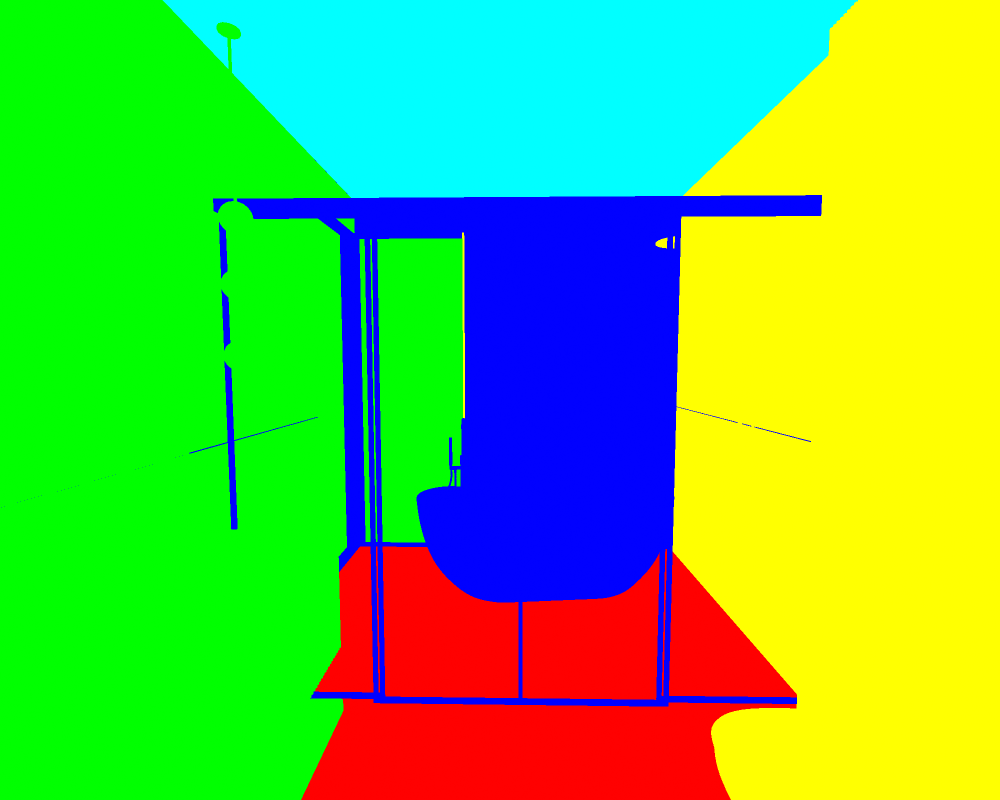
#> input picture assets/masks/bathroom_entrance_zones_2000x1600.png, 2000 x 1600 px, found by its file name (shown at 1/2 size)
$ python test_slice.py
#> lines starting #> are read from the running program, lines starting #| are printed output that depends on the picture; after the words box and inside, x2 and y2 are one past the last pixel; in counts of white or black regions, pixels touching at a corner belong together
import os
import numpy as np
from PIL import Image

mask_img = Image.open('assets/masks/bathroom_entrance_zones_2000x1600.png').convert('RGB')
#> mask_img is the input picture: PIL image 2000x1600 RGB; mean R, G, B 97.9, 191.3, 70.2
mask_arr = np.array(mask_img)

r, g, b = mask_arr[:,:,0] > 128, mask_arr[:,:,1] > 128, mask_arr[:,:,2] > 128
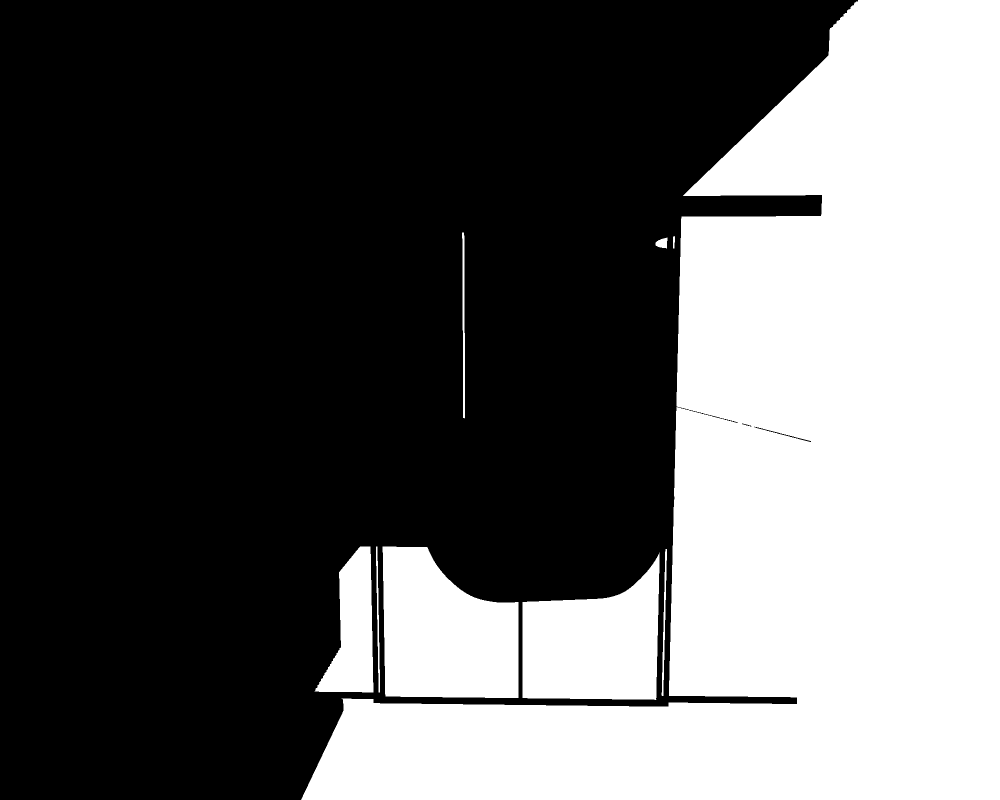
#> r: shape (1600, 2000) bool (shown at 1/2 size); 38.2% white; 10 white regions (1 under 20 px), largest, box (x1, y1, x2, y2) and area: (602, 0, 2000, 1600) 1077269, (765, 1093, 1037, 1396) 65379, (1045, 1106, 1319, 1400) 57050
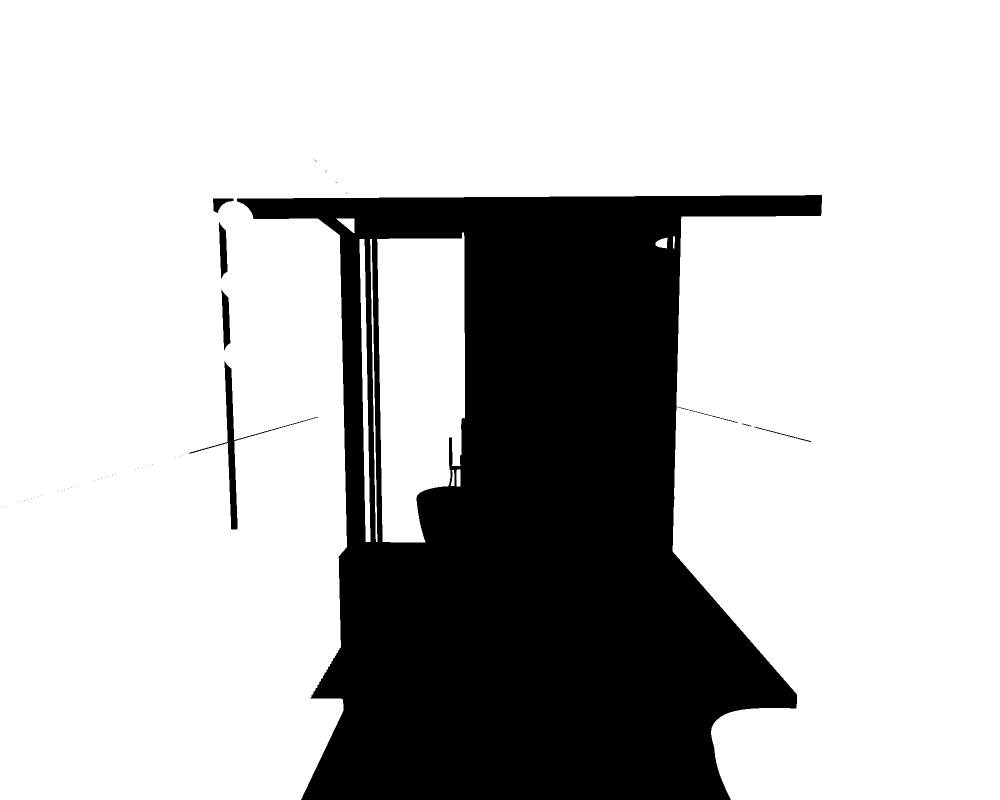
#> g: shape (1600, 2000) bool (shown at 1/2 size); 75% white; 44 black regions (37 under 20 px), largest, box (x1, y1, x2, y2) and area: (474, 390, 1644, 1600) 792675, (379, 722, 636, 1059) 4730, (443, 579, 461, 701) 1379
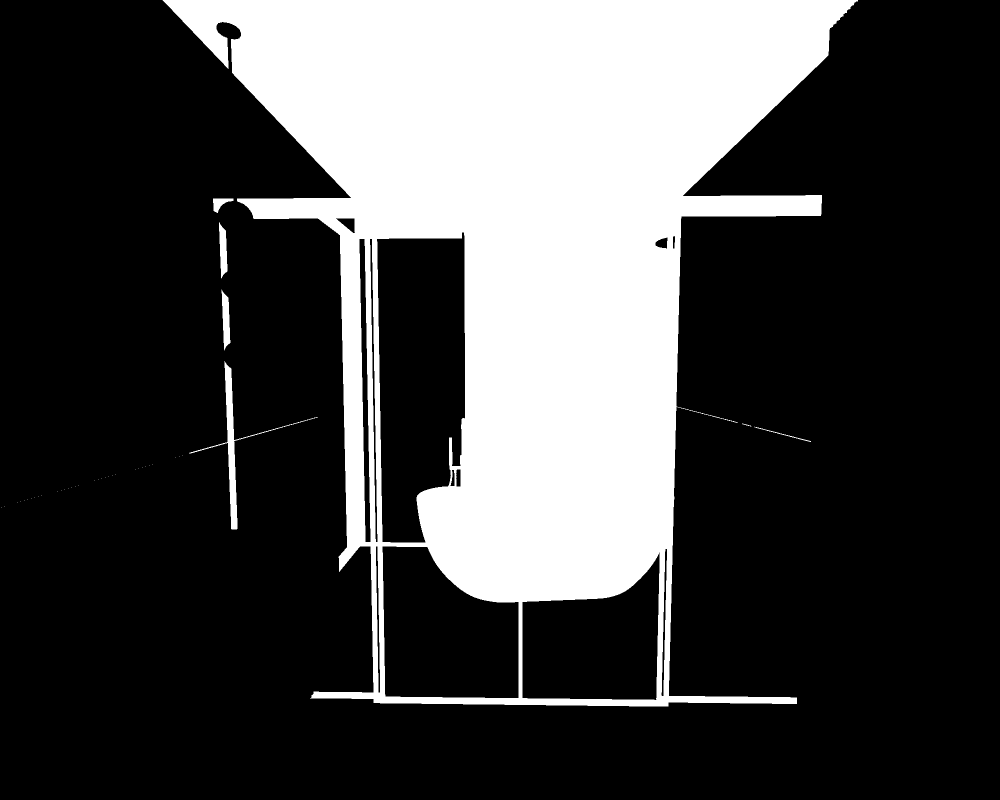
#> b: shape (1600, 2000) bool (shown at 1/2 size); 27.4% white; 40 white regions (33 under 20 px), largest, box (x1, y1, x2, y2) and area: (325, 0, 1716, 1413) 866985, (379, 722, 636, 1059) 4730, (443, 579, 461, 701) 1379

zones = {
    'podloga': r & (~g) & (~b),
    'sciana_lewa': (~r) & g & (~b),
    'sciana_srodkowa': (~r) & (~g) & b,
    'sciana_prawa': r & g & (~b),
    'sufit': (~r) & g & b,
}

sample_render = '/sdcard/Download/Dom_Lazienka_R07_Wszystkie/01_cersanit_ikarus_white_matt_entrance_dimmed50.png'
if not os.path.exists(sample_render):
    sample_render = '/sdcard/Download/Dom_Lazienka_R07_Wszystkie/01_cersanit_ikarus_white_matt_entrance.png'

#> (the run stopped early here; a loop or call above may not have finished)

$ run again, with assets/masks/bathroom_reverse_zones_2000x1600.png copied over assets/masks/bathroom_entrance_zones_2000x1600.png
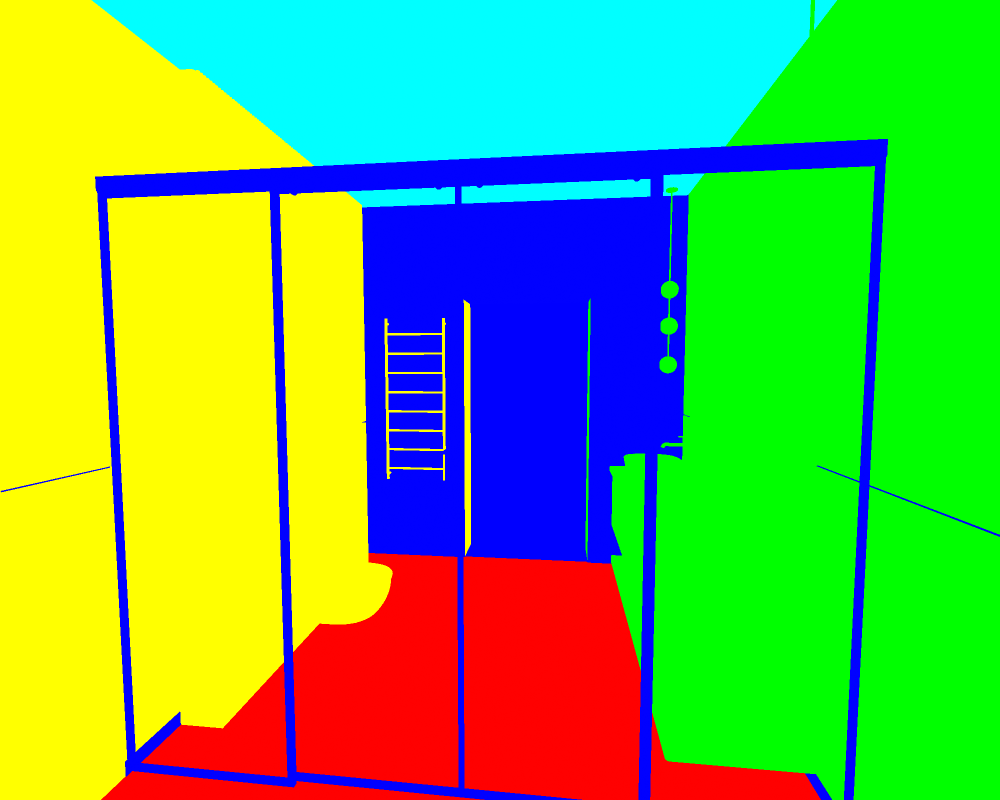
#> input picture assets/masks/bathroom_reverse_zones_2000x1600.png, 2000 x 1600 px, found by its file name (shown at 1/2 size)
#> mask_img is the input picture: PIL image 2000x1600 RGB; mean R, G, B 101, 178.6, 78.7
#> `r, g, b = mask_arr[:,:,0] > 128, mask_arr[:,:,1] > 128, mask_arr[:,:,2..`:
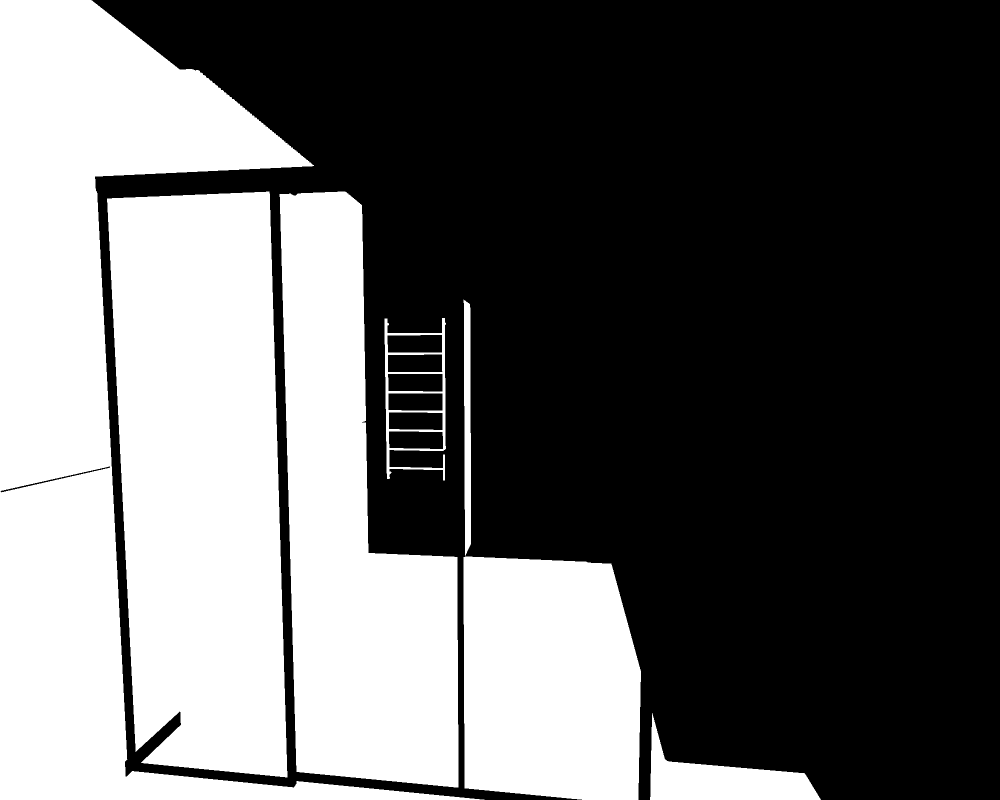
#> r: shape (1600, 2000) bool (shown at 1/2 size); 39.5% white; 7 white regions, largest, box (x1, y1, x2, y2) and area: (0, 0, 969, 1600) 447158, (214, 383, 575, 1555) 357940, (559, 383, 917, 1575) 263908
#> g: shape (1600, 2000) bool; 70% white; 8 black regions, largest, box (x1, y1, x2, y2) and area: (190, 278, 2000, 1600) 937752, (775, 670, 884, 705) 3733, (776, 748, 885, 783) 3718
#> `r, g, b = mask_arr[:,:,0] > 128, mask_arr[:,:,1] > 128, mask_arr[:,:,2..`:
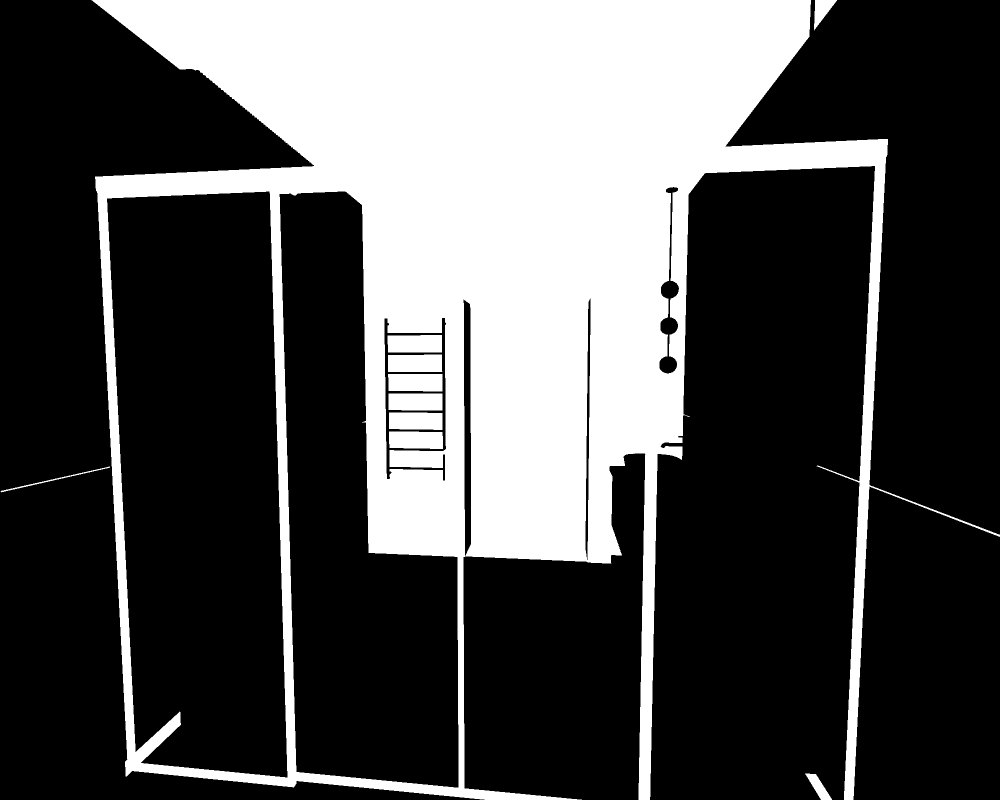
#> b: shape (1600, 2000) bool (shown at 1/2 size); 30.8% white; 10 white regions, largest, box (x1, y1, x2, y2) and area: (183, 0, 2000, 1600) 961778, (775, 670, 884, 705) 3733, (776, 748, 885, 783) 3718
